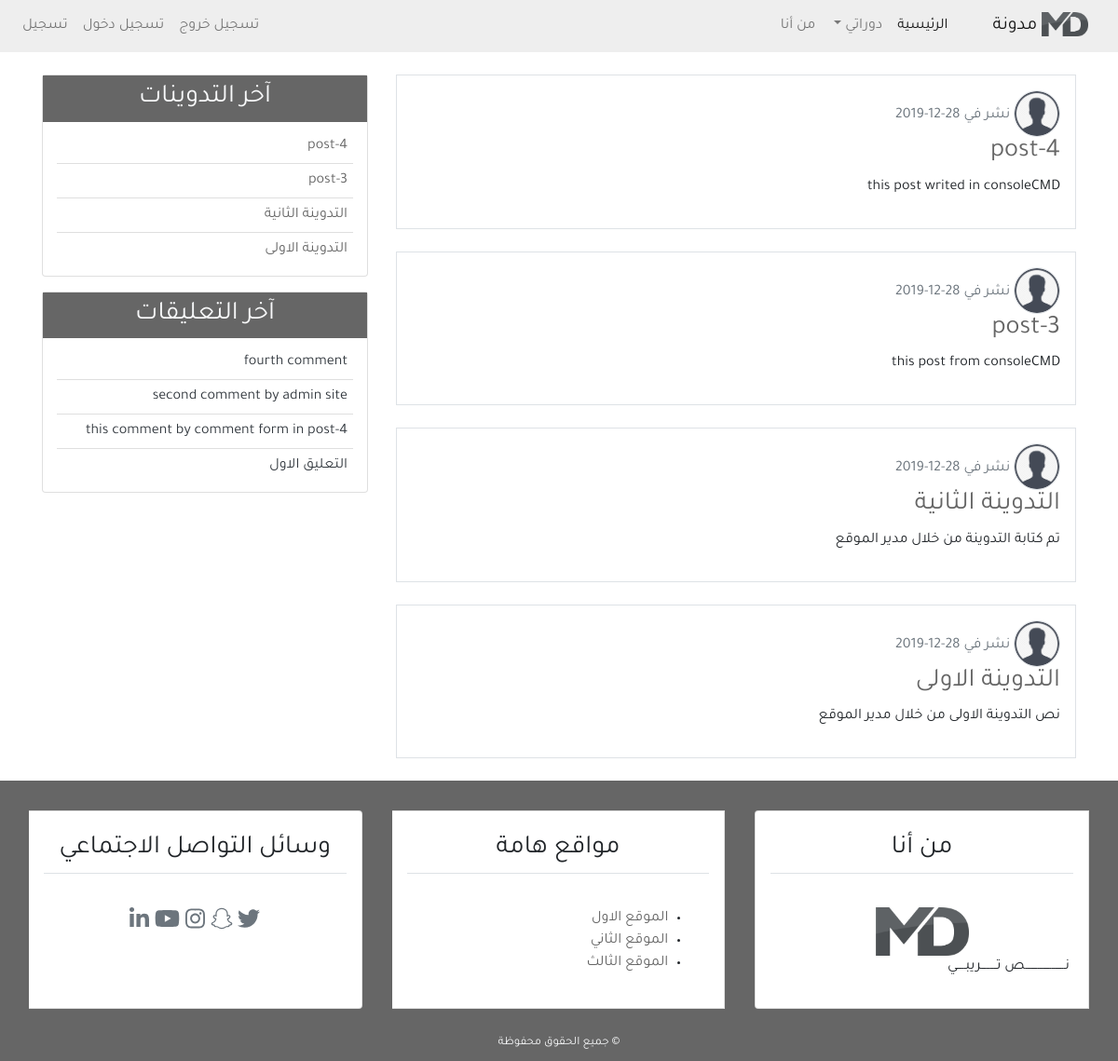
/, run on an earlier commit of the app's database.
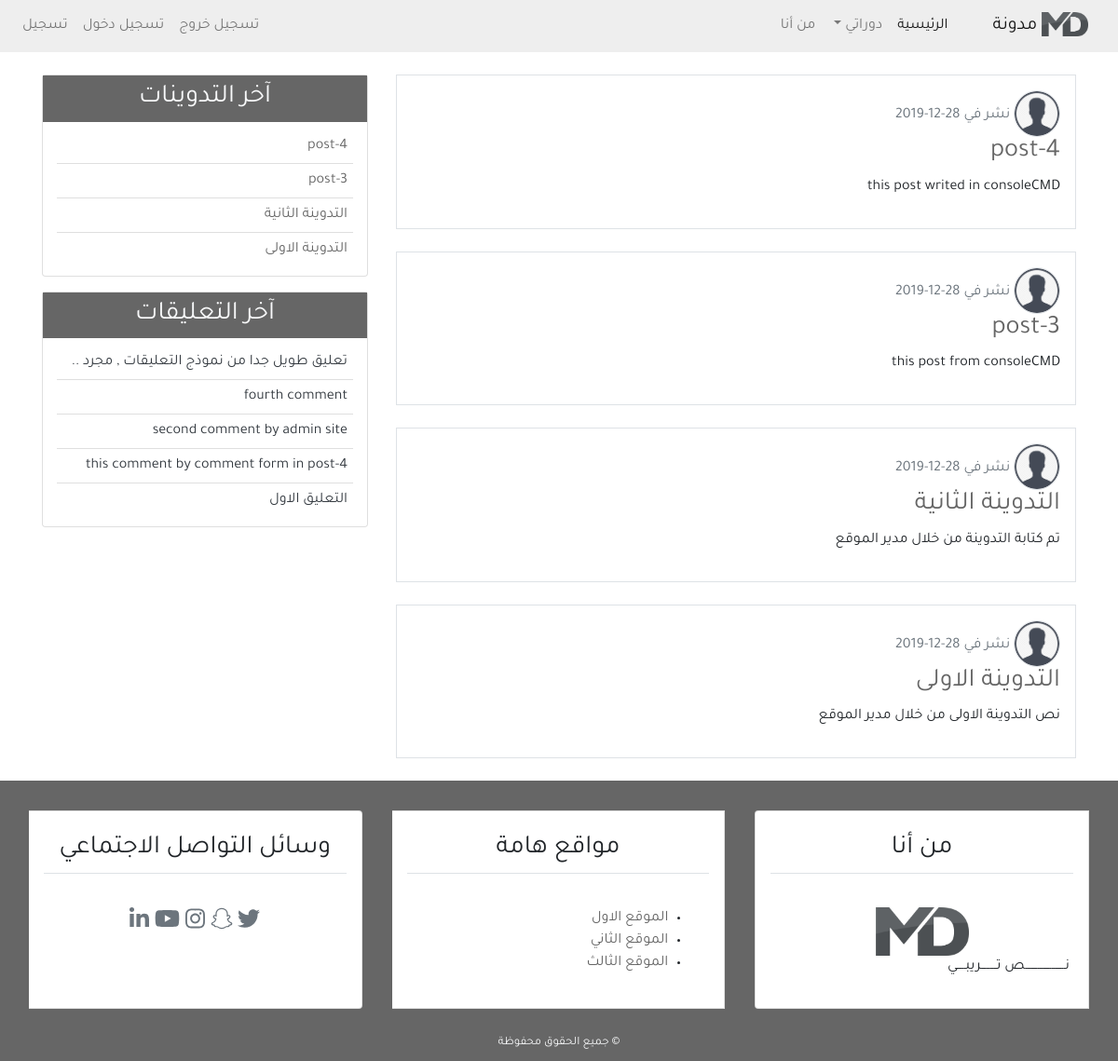
And on a later commit of the database.
### blog/models.py (models this page shows, shortened)
class Post(models.Model):                                           # -5a
    title = models.CharField(max_length=100)
    content = models.TextField()
    post_date = models.DateTimeField(default=timezone.now)           # (auto_now_add=True)
    post_update = models.DateTimeField(auto_now=True)
    author = models.ForeignKey(User, on_delete=models.CASCADE)
    class Meta:                                                     # -6b
        ordering = ('-post_date', )

class Comment(models.Model):                                        # -8a
    name = models.CharField(max_length=50, verbose_name='الاسم')    # -9c add arabic word
    email = models.EmailField(verbose_name='البريد الالكتروني')
    body = models.TextField(verbose_name='نص التعليق')
    cmnt_date = models.DateTimeField(auto_now=True)
    active = models.BooleanField(default=False)
    post = models.ForeignKey(Post, on_delete=models.CASCADE, related_name='comments')
    class Meta:                                                     # -8e
        ordering = ('-cmnt_date', )

### blog/views.py (the view)
# urls.py: 2. Add a URL to urlpatterns:  path('', views.home, name='home')
def home(request):                                                  # -2b {'title': 'home'}
    context = {                                                     # -3a
        'page_title': 'الصفحة الرئيسية',
        'posts': Post.objects.all()                                 # -6a
    }
    return render(request, 'blog/index.html', context)

### blog/templatetags/post_tag.py (called while the page is built)
@register.inclusion_tag('blog/latest_posts.html')       # -12a
def latest_posts():
    context = {
        'l_posts': Post.objects.all()[0:5]
    }
    return context

@register.inclusion_tag('blog/latest_comments.html')       # -13a
def latest_comments():
    context = {
        'l_comments': Comment.objects.filter(active=True)[0:5]
    }
    return context

### blog/templates/blog/index.html (shortened to what this page needs)
{% extends 'blog/base.html' %}
{% load static %}
{% block content %}
{% for post in posts %}
    <div class="border p-3 mb-4">
        <img src="{% static 'blog/images/icons-user-profile-male.jpg' %}"
            class="img-fluid rounded-circle border" alt="شعار المدونة" width="50px">
        <span class="text-secondary">نشر في {{ post.post_date|date:'d-m-Y' }}</span>
        <h3 class="text-dark"><a href="{% url 'detail_url' post.id %}">{{ post.title }}</a></h3>
        <p>{{ post.content }}</p>
    </div>
{% endfor %}
{% endblock content %}

### blog/templates/blog/base.html (shortened to what this page needs)
{% load static %}
{% load post_tag %}
<!DOCTYPE html>
<html lang="ar">
    <head>
        <link rel="stylesheet" href="{% static 'blog/css/bootstrap.min.css' %}">
        <link rel="stylesheet" href="{% static 'blog/css/main.css' %}">
    </head>
    <body>
        <header>
            <nav class="navbar navbar-expand-lg navbar-light bg-light">
                <a class="navbar-brand" href="#">
                    <img src="{% static 'blog/images/mdlogo.png' %}"
                    alt="شعار المدونة" width="50px">
                    مدونة
                </a>
                <div class="collapse navbar-collapse" id="navbarSupportedContent">
                    <ul class="navbar-nav">
                        <li class="nav-item active">
                            <a class="nav-link" href="{% url 'home_url' %}">الرئيسية<span class="sr-only">(current)</span></a>
                        </li>
                        <li class="nav-item dropdown">
                            <a class="nav-link dropdown-toggle" href="#" id="navbarDropdown" role="button" data-toggle="dropdown" aria-haspopup="true" aria-expanded="false">
                                دوراتي
                            </a>
                        </li>
                        <li class="nav-item">
                            <a class="nav-link" href="{% url 'about_url' %}">من أنا</a>
                        </li>
                    </ul>
                    <ul class="navbar-nav mr-auto">
                        <li class="nav-item"><a class="nav-link" href="{% url 'logout_url' %}">تسجيل خروج</a></li>
                        <li class="nav-item"><a class="nav-link" href="{% url 'login_url' %}">تسجيل دخول</a></li>
                        <li class="nav-item"><a class="nav-link" href="{% url 'register_url' %}">تسجيل</a></li>
                    </ul>
                </div>
            </nav>
        </header>
        <section>
            <div class="container">
                <div class="row mt-4">
                    <div class="col-md-8">
                        {% block content %}
                        {% endblock content %}
                    </div>
                    <div class="col-md-4">
                        <div class="card mb-3">
                            <h3 class="text-center bg-secondary text-light p-2">
                                آخر التدوينات
                            </h3>
                            {% latest_posts %}
                        </div>
                        <div class="card mb-3">
                            <h3 class="text-center bg-secondary text-light p-2">
                                آخر التعليقات
                            </h3>
                            {% latest_comments %}
                        </div>
                    </div>
                </div>
            </div>
        </section>
        <footer class="bg-secondary">
            <div class="container-fluid">
                <div class="row">
                    <div class="col-md">
                        <div class="card-group mt-3">
                            <div class="card m-3">
                                <h3 class="card-title text-center border-bottom p-2 m-3">
                                    من أنا
                                </h3>
                                <div class="card-body">
                                    <div class="text-center">
                                        <img src="{% static 'blog/images/mdlogo.png' %}"
                                        alt="شعار المدونة" width="100px">
                                    </div>
                                    نـــــــــــــــــــــــص تـــــــــريبـــــي
                                </div>
                            </div>
                            <div class="card m-3">
                                <h3 class="card-title text-center border-bottom p-2 m-3">
                                    مواقع هامة
                                </h3>
                                <div class="card-body">
                                    <ul>
                                        <li><a href="#">الموقع الاول</a></li>
                                        <li><a href="#">الموقع الثاني</a></li>
                                        <li><a href="#">الموقع الثالث</a></li>
                                    </ul>
                                </div>
                            </div>
                            <div class="card m-3">
                                <h3 class="card-title text-center border-bottom p-2 m-3">
                                    وسائل التواصل الاجتماعي
                                </h3>
                                <h4 class="card-body text-center">
                                    <a href="#" class="text-secondary"><i class="fab fa-twitter"></i></a>
                                    <a href="#" class="text-secondary"><i class="fab fa-snapchat-ghost"></i></a>
                                    <a href="#" class="text-secondary"><i class="fab fa-instagram"></i></a>
                                    <a href="#" class="text-secondary"><i class="fab fa-youtube"></i></a>
                                    <a href="#" class="text-secondary"><i class="fab fa-linkedin-in"></i></a>
                                </h4>
                            </div>
                        </div>
                    </div>
                </div>
                <div class="row p-2">
                    <div class="col-md text-center">
                        <small class="text-light">
                            &copy; جميع الحقوق محفوظة
                        </small>
                    </div>
                </div>
            </div>
        </footer>
    </body>
</html>

### blog/templates/blog/latest_posts.html
<ul class="list-group-flush latest_post">
    {% for post in l_posts %}
        <li class="list-group-item latest_post_item">
            <a href="{% url 'detail_url' post.id %}">{{ post.title }}</a>
        </li>
    {% endfor %}
</ul>

### blog/templates/blog/latest_comments.html
<ul class="list-group-flush latest_comment">
    {% for comment in l_comments %}
        <li class="list-group-item latest_comment_item">
            <a class="text-dark" href="{% url 'detail_url' comment.post.id %}">
                {% if comment.body|length > 40 %}
                {{ comment.body|slice:'40' }} ..
                {% else %}
                {{ comment.body }}
                {% endif %}
            </a>
        </li>
    {% empty %}
    <li class="list-group-item latest_comment_item">لا توجد تعليقات</li>
    {% endfor %}
</ul>

### blog/static/blog/css/main.css (style rules this page uses)
html, body { direction: rtl; text-align: right; }
body { font-family: 'Tajawal', 'sans-serif'; }
.bg-secondary { background-color: #666 !important; }
.bg-light { background-color: #eee !important; }
a { color: #666; }
.latest_post, .latest_comment { padding: 0 15px; }
.latest_post .latest_post_item, .latest_comment .latest_comment_item { padding: 6px; }
.latest_post li:first-child, .latest_comment li:first-child { border-top: 0; }
.latest_post li:last-child, .latest_comment li:last-child { border-bottom: 0; padding-bottom: 0; }

What changed in the data, as far as the page shows it:
added Comment: body "تعليق طويل جدا من نموذج التعليقات , مجرد"
